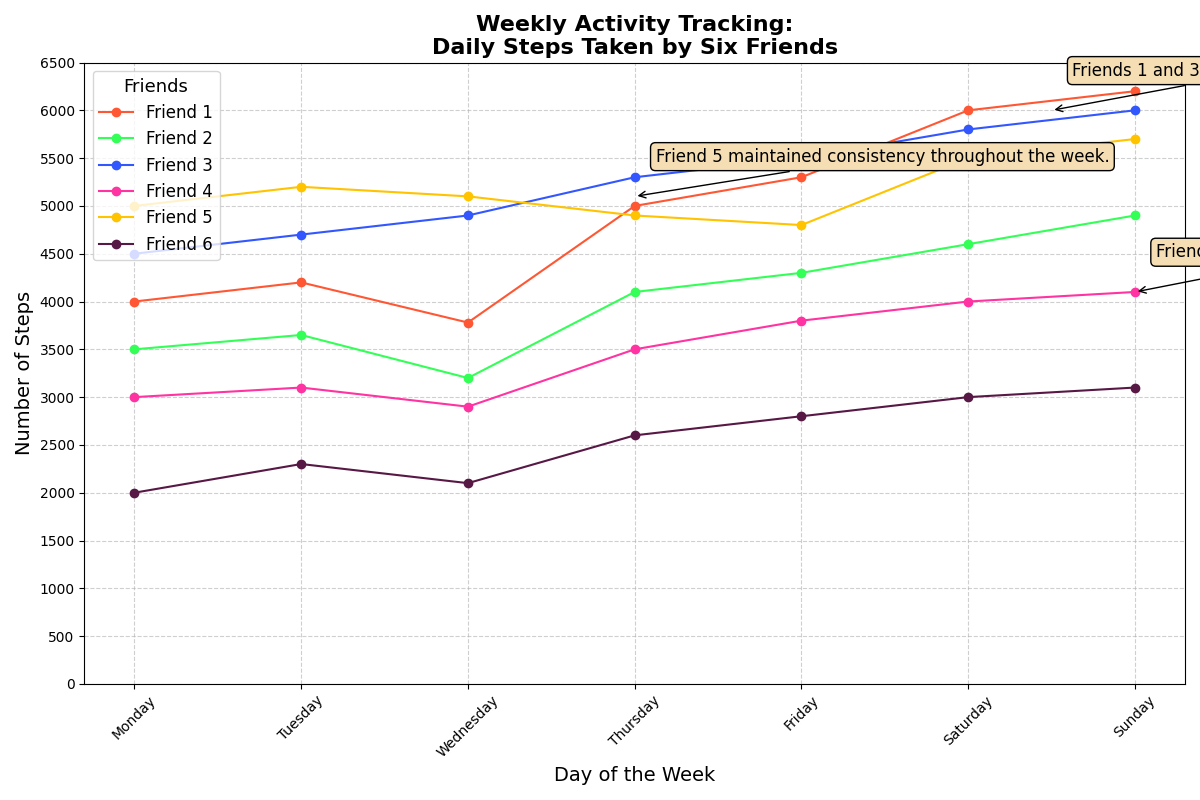

Write Python code to recreate this figure.
import matplotlib.pyplot as plt
import numpy as np

# Define the days of the week
days = ["Monday", "Tuesday", "Wednesday", "Thursday", "Friday", "Saturday", "Sunday"]

# Steps walked each day by each of the six friends (artificial data)
steps_friend_1 = [4000, 4200, 3780, 5000, 5300, 6000, 6200]
steps_friend_2 = [3500, 3650, 3200, 4100, 4300, 4600, 4900]
steps_friend_3 = [4500, 4700, 4900, 5300, 5500, 5800, 6000]
steps_friend_4 = [3000, 3100, 2900, 3500, 3800, 4000, 4100]
steps_friend_5 = [5000, 5200, 5100, 4900, 4800, 5500, 5700]
steps_friend_6 = [2000, 2300, 2100, 2600, 2800, 3000, 3100]

# Convert steps data to numpy arrays for easier processing
steps_data = np.array([steps_friend_1, steps_friend_2, steps_friend_3, steps_friend_4, steps_friend_5, steps_friend_6])

# Initialize the plot
fig, ax = plt.subplots(figsize=(12, 8))

# Define a new set of colors
new_colors = ['#FF5733', '#33FF57', '#3357FF', '#FF33A1', '#FFC300', '#581845']

# Plotting the data with new colors
for i, steps in enumerate(steps_data):
    ax.plot(days, steps, marker='o', linestyle='-', color=new_colors[i], label=f'Friend {i + 1}')

# Title and labels
ax.set_title("Weekly Activity Tracking:\nDaily Steps Taken by Six Friends", fontsize=16, fontweight='bold')
ax.set_xlabel("Day of the Week", fontsize=14)
ax.set_ylabel("Number of Steps", fontsize=14)

# Adding a legend
ax.legend(title="Friends", loc='upper left', fontsize=12, title_fontsize='13')

# Customizing the grid, ticks, and layout
ax.grid(True, linestyle='--', alpha=0.6)
ax.set_xticks(days)
ax.set_yticks(range(0, 7000, 500))
plt.xticks(rotation=45)
plt.tight_layout()

# Adding annotations to highlight key observations
annotations = [
    ("Friends 1 and 3 were most active on Saturday.", 5.5, 6000),
    ("Friend 4's activity level increased gradually.", 6, 4100),
    ("Friend 5 maintained consistency throughout the week.", 3, 5100)
]
for text, x, y in annotations:
    ax.annotate(text, (x, y), xytext=(15, 25), textcoords='offset points',
                arrowprops=dict(arrowstyle="->", color='black'), fontsize=12, bbox=dict(boxstyle="round,pad=0.3", edgecolor="black", facecolor="wheat"))

# Show plot
plt.show()
